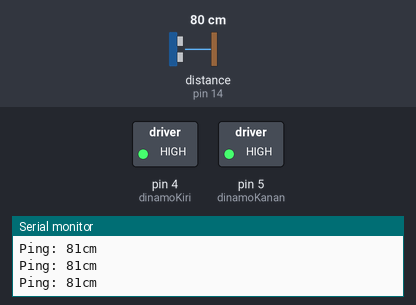
The sketch below on a simulated Arduino Uno, built with avr-gcc and run on an emulated ATmega328P. Shown: switched loads named in the sketch (green lamp = pin HIGH), the last lines printed to the serial monitor. The inputs (shaded band) are chosen by the test bench; at power-on: distance to the obstacle (sensor on pin 14) 80 cm. The echo pulse lasts 58.3 µs per cm.

Above: at 11.2 s.
11.3 s: distance to the obstacle (sensor on pin 14) set to 11 cm
12.8 s: distance to the obstacle (sensor on pin 14) set to 8 cm
At 13.9 s:
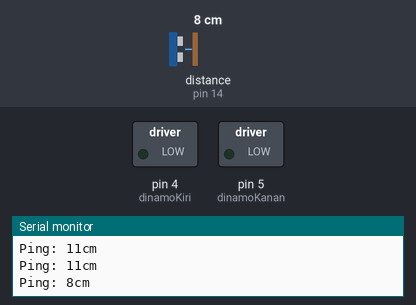
15.8 s: distance to the obstacle (sensor on pin 14) set to 18 cm
At 18.5 s:
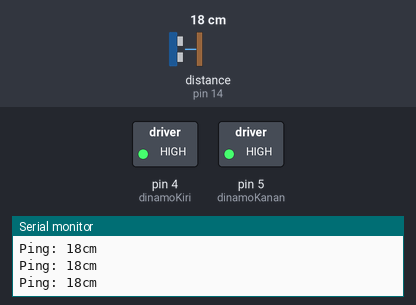
18.8 s: distance to the obstacle (sensor on pin 14) set to 2 cm
At 21.6 s:
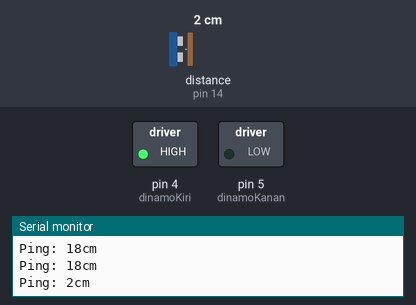
Timing chart, 0 to 22.8 s (numbered marks = the images above; inputs shaded):
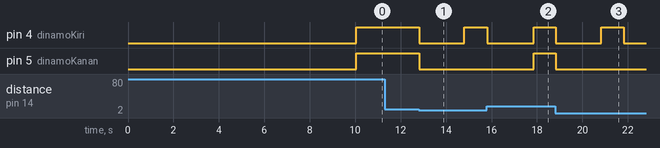

Measured:
- the behaviour switches between 10 and 9 cm on distance to the obstacle (sensor on pin 14) (found by bisection; images 0 and 1)
- after the input at 12.8 s, pin 4 (dinamoKiri): HIGH → LOW at once, → HIGH 2.0 s later; pin 5 (dinamoKanan): HIGH → LOW at once
- after the input at 15.8 s, pin 5 (dinamoKanan): LOW → HIGH after 2.1 s
- after the input at 18.8 s, pin 4 (dinamoKiri): HIGH → LOW at once, → HIGH 2.0 s later, → LOW 1.0 s later; pin 5 (dinamoKanan): HIGH → LOW at once

The sketch:

motor_ultrasonik.ino
```cpp
#include <NewPing.h>
#define TRIGGER_PIN  16
#define ECHO_PIN     14
#define MAX_DISTANCE 100
NewPing sonar(TRIGGER_PIN, ECHO_PIN, MAX_DISTANCE);

int dinamoKanan=5;
int dinamoKiri=4;
int jarak=0;

void setup() {
  Serial.begin(115200);
  pinMode(dinamoKiri,OUTPUT);
  pinMode(dinamoKanan,OUTPUT);
  delay(10000);
}

void loop() {
  delay(50);
  jarak=sonar.ping_cm();
  Serial.print("Ping: ");
  Serial.print(jarak);
  Serial.println("cm");
  if(jarak==0){
    digitalWrite(dinamoKiri,HIGH);
    digitalWrite(dinamoKanan,HIGH);
  }
  else{
    digitalWrite(dinamoKiri,HIGH);
    digitalWrite(dinamoKanan,HIGH);
    jarak=sonar.ping_cm();
    if(jarak<10){
      digitalWrite(dinamoKiri,LOW);
      digitalWrite(dinamoKanan,LOW);
      delay(2000);

      digitalWrite(dinamoKiri,HIGH);
      digitalWrite(dinamoKanan,LOW);
      delay(1000);

      digitalWrite(dinamoKiri,LOW);
      digitalWrite(dinamoKanan,LOW);
      delay(2000);
    }
  }
}
```
